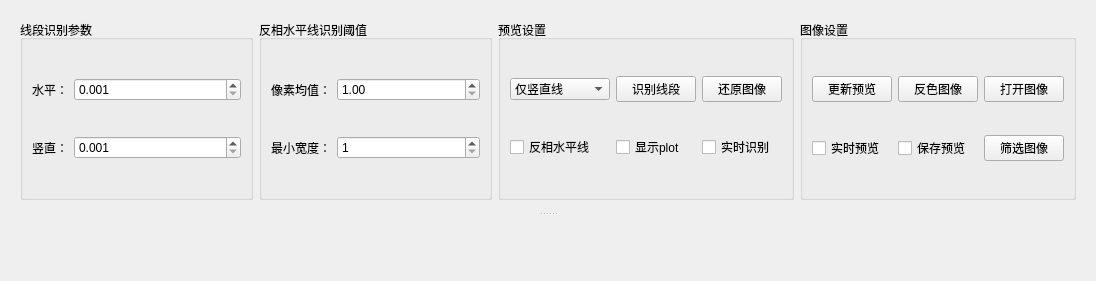
<?xml version="1.0" encoding="UTF-8"?>
<ui version="4.0">
 <class>TabPreview</class>
 <widget class="QWidget" name="TabPreview">
  <property name="geometry">
   <rect>
    <x>0</x>
    <y>0</y>
    <width>1096</width>
    <height>281</height>
   </rect>
  </property>
  <property name="windowTitle">
   <string>Form</string>
  </property>
  <layout class="QVBoxLayout" name="verticalLayout">
   <item>
    <widget class="QSplitter" name="splitter">
     <property name="orientation">
      <enum>Qt::Orientation::Vertical</enum>
     </property>
     <property name="handleWidth">
      <number>10</number>
     </property>
     <property name="childrenCollapsible">
      <bool>false</bool>
     </property>
     <widget class="QFrame" name="gridFrame">
      <property name="sizePolicy">
       <sizepolicy hsizetype="Preferred" vsizetype="Maximum">
        <horstretch>0</horstretch>
        <verstretch>0</verstretch>
       </sizepolicy>
      </property>
      <layout class="QHBoxLayout" name="horizontalLayout_2">
       <item>
        <widget class="QGroupBox" name="groupBox_detect_coefficients">
         <property name="sizePolicy">
          <sizepolicy hsizetype="Preferred" vsizetype="Preferred">
           <horstretch>0</horstretch>
           <verstretch>0</verstretch>
          </sizepolicy>
         </property>
         <property name="title">
          <string>线段识别参数</string>
         </property>
         <property name="flat">
          <bool>false</bool>
         </property>
         <layout class="QGridLayout" name="gridLayout">
          <item row="1" column="1">
           <widget class="QDoubleSpinBox" name="doubleSpinBox_detect_coefficient_vertical">
            <property name="sizePolicy">
             <sizepolicy hsizetype="Minimum" vsizetype="Fixed">
              <horstretch>0</horstretch>
              <verstretch>0</verstretch>
             </sizepolicy>
            </property>
            <property name="decimals">
             <number>3</number>
            </property>
            <property name="minimum">
             <double>0.001000000000000</double>
            </property>
            <property name="maximum">
             <double>1.000000000000000</double>
            </property>
            <property name="singleStep">
             <double>0.010000000000000</double>
            </property>
           </widget>
          </item>
          <item row="0" column="1">
           <widget class="QDoubleSpinBox" name="doubleSpinBox_detect_coefficient_horizontal">
            <property name="sizePolicy">
             <sizepolicy hsizetype="Minimum" vsizetype="Fixed">
              <horstretch>0</horstretch>
              <verstretch>0</verstretch>
             </sizepolicy>
            </property>
            <property name="decimals">
             <number>3</number>
            </property>
            <property name="minimum">
             <double>0.001000000000000</double>
            </property>
            <property name="maximum">
             <double>1.000000000000000</double>
            </property>
            <property name="singleStep">
             <double>0.010000000000000</double>
            </property>
           </widget>
          </item>
          <item row="1" column="0">
           <widget class="QLabel" name="label_detect_coefficient_vertical">
            <property name="sizePolicy">
             <sizepolicy hsizetype="Fixed" vsizetype="Preferred">
              <horstretch>0</horstretch>
              <verstretch>0</verstretch>
             </sizepolicy>
            </property>
            <property name="minimumSize">
             <size>
              <width>0</width>
              <height>0</height>
             </size>
            </property>
            <property name="text">
             <string>竖直：</string>
            </property>
            <property name="alignment">
             <set>Qt::AlignmentFlag::AlignRight|Qt::AlignmentFlag::AlignTrailing|Qt::AlignmentFlag::AlignVCenter</set>
            </property>
           </widget>
          </item>
          <item row="0" column="0">
           <widget class="QLabel" name="label_detect_coefficient_horizontal">
            <property name="sizePolicy">
             <sizepolicy hsizetype="Fixed" vsizetype="Preferred">
              <horstretch>0</horstretch>
              <verstretch>0</verstretch>
             </sizepolicy>
            </property>
            <property name="minimumSize">
             <size>
              <width>0</width>
              <height>0</height>
             </size>
            </property>
            <property name="text">
             <string>水平：</string>
            </property>
            <property name="alignment">
             <set>Qt::AlignmentFlag::AlignRight|Qt::AlignmentFlag::AlignTrailing|Qt::AlignmentFlag::AlignVCenter</set>
            </property>
           </widget>
          </item>
         </layout>
        </widget>
       </item>
       <item>
        <widget class="QGroupBox" name="groupBox_3">
         <property name="title">
          <string>反相水平线识别阈值</string>
         </property>
         <layout class="QGridLayout" name="gridLayout_4">
          <item row="0" column="1">
           <widget class="QDoubleSpinBox" name="doubleSpinBox_h_reverse_pixel_threshold">
            <property name="sizePolicy">
             <sizepolicy hsizetype="Minimum" vsizetype="Fixed">
              <horstretch>0</horstretch>
              <verstretch>0</verstretch>
             </sizepolicy>
            </property>
            <property name="decimals">
             <number>2</number>
            </property>
            <property name="minimum">
             <double>1.000000000000000</double>
            </property>
            <property name="maximum">
             <double>255.000000000000000</double>
            </property>
            <property name="singleStep">
             <double>0.100000000000000</double>
            </property>
           </widget>
          </item>
          <item row="2" column="0">
           <widget class="QLabel" name="label_detect_coefficient_horizontal_3">
            <property name="sizePolicy">
             <sizepolicy hsizetype="Fixed" vsizetype="Preferred">
              <horstretch>0</horstretch>
              <verstretch>0</verstretch>
             </sizepolicy>
            </property>
            <property name="minimumSize">
             <size>
              <width>0</width>
              <height>0</height>
             </size>
            </property>
            <property name="text">
             <string>最小宽度：</string>
            </property>
            <property name="alignment">
             <set>Qt::AlignmentFlag::AlignRight|Qt::AlignmentFlag::AlignTrailing|Qt::AlignmentFlag::AlignVCenter</set>
            </property>
           </widget>
          </item>
          <item row="0" column="0">
           <widget class="QLabel" name="label_detect_coefficient_horizontal_2">
            <property name="sizePolicy">
             <sizepolicy hsizetype="Fixed" vsizetype="Preferred">
              <horstretch>0</horstretch>
              <verstretch>0</verstretch>
             </sizepolicy>
            </property>
            <property name="minimumSize">
             <size>
              <width>0</width>
              <height>0</height>
             </size>
            </property>
            <property name="text">
             <string>像素均值：</string>
            </property>
            <property name="alignment">
             <set>Qt::AlignmentFlag::AlignRight|Qt::AlignmentFlag::AlignTrailing|Qt::AlignmentFlag::AlignVCenter</set>
            </property>
           </widget>
          </item>
          <item row="2" column="1">
           <widget class="QSpinBox" name="spinBox_h_reverse_thickness_threshold">
            <property name="minimum">
             <number>1</number>
            </property>
            <property name="maximum">
             <number>500</number>
            </property>
           </widget>
          </item>
         </layout>
        </widget>
       </item>
       <item>
        <widget class="QGroupBox" name="groupBox_2">
         <property name="sizePolicy">
          <sizepolicy hsizetype="Fixed" vsizetype="Preferred">
           <horstretch>0</horstretch>
           <verstretch>0</verstretch>
          </sizepolicy>
         </property>
         <property name="title">
          <string>预览设置</string>
         </property>
         <property name="flat">
          <bool>false</bool>
         </property>
         <layout class="QGridLayout" name="gridLayout_2">
          <item row="1" column="1">
           <widget class="QCheckBox" name="checkBox_show_plot">
            <property name="sizePolicy">
             <sizepolicy hsizetype="Minimum" vsizetype="Fixed">
              <horstretch>0</horstretch>
              <verstretch>0</verstretch>
             </sizepolicy>
            </property>
            <property name="text">
             <string>显示plot</string>
            </property>
           </widget>
          </item>
          <item row="1" column="2">
           <widget class="QCheckBox" name="checkBox_live_detect">
            <property name="sizePolicy">
             <sizepolicy hsizetype="Minimum" vsizetype="Fixed">
              <horstretch>0</horstretch>
              <verstretch>0</verstretch>
             </sizepolicy>
            </property>
            <property name="text">
             <string>实时识别</string>
            </property>
           </widget>
          </item>
          <item row="1" column="0">
           <widget class="QCheckBox" name="checkBox_reverse_horizontal">
            <property name="text">
             <string>反相水平线</string>
            </property>
           </widget>
          </item>
          <item row="0" column="0">
           <widget class="QComboBox" name="comboBox_line_type">
            <property name="sizePolicy">
             <sizepolicy hsizetype="Preferred" vsizetype="Fixed">
              <horstretch>0</horstretch>
              <verstretch>0</verstretch>
             </sizepolicy>
            </property>
            <property name="minimumSize">
             <size>
              <width>100</width>
              <height>0</height>
             </size>
            </property>
            <item>
             <property name="text">
              <string>仅竖直线</string>
             </property>
            </item>
            <item>
             <property name="text">
              <string>仅水平线</string>
             </property>
            </item>
            <item>
             <property name="text">
              <string>所有线段</string>
             </property>
            </item>
           </widget>
          </item>
          <item row="0" column="1">
           <widget class="QPushButton" name="pushButton_detect_lines">
            <property name="sizePolicy">
             <sizepolicy hsizetype="Minimum" vsizetype="Fixed">
              <horstretch>0</horstretch>
              <verstretch>0</verstretch>
             </sizepolicy>
            </property>
            <property name="text">
             <string>识别线段</string>
            </property>
           </widget>
          </item>
          <item row="0" column="2">
           <widget class="QPushButton" name="pushButton_clear_lines">
            <property name="sizePolicy">
             <sizepolicy hsizetype="Minimum" vsizetype="Fixed">
              <horstretch>0</horstretch>
              <verstretch>0</verstretch>
             </sizepolicy>
            </property>
            <property name="text">
             <string>还原图像</string>
            </property>
           </widget>
          </item>
         </layout>
        </widget>
       </item>
       <item>
        <widget class="QGroupBox" name="groupBox">
         <property name="sizePolicy">
          <sizepolicy hsizetype="Fixed" vsizetype="Preferred">
           <horstretch>0</horstretch>
           <verstretch>0</verstretch>
          </sizepolicy>
         </property>
         <property name="title">
          <string>图像设置</string>
         </property>
         <property name="flat">
          <bool>false</bool>
         </property>
         <layout class="QGridLayout" name="gridLayout_3">
          <item row="1" column="1">
           <widget class="QCheckBox" name="checkBox_live_preview">
            <property name="sizePolicy">
             <sizepolicy hsizetype="Minimum" vsizetype="Fixed">
              <horstretch>0</horstretch>
              <verstretch>0</verstretch>
             </sizepolicy>
            </property>
            <property name="text">
             <string>实时预览</string>
            </property>
           </widget>
          </item>
          <item row="0" column="1">
           <widget class="QPushButton" name="pushButton_update_image">
            <property name="sizePolicy">
             <sizepolicy hsizetype="Minimum" vsizetype="Fixed">
              <horstretch>0</horstretch>
              <verstretch>0</verstretch>
             </sizepolicy>
            </property>
            <property name="text">
             <string>更新预览</string>
            </property>
           </widget>
          </item>
          <item row="1" column="2">
           <widget class="QCheckBox" name="checkBox_save_preview">
            <property name="sizePolicy">
             <sizepolicy hsizetype="Minimum" vsizetype="Fixed">
              <horstretch>0</horstretch>
              <verstretch>0</verstretch>
             </sizepolicy>
            </property>
            <property name="text">
             <string>保存预览</string>
            </property>
           </widget>
          </item>
          <item row="1" column="3">
           <widget class="QPushButton" name="pushButton_glob_image">
            <property name="sizePolicy">
             <sizepolicy hsizetype="Minimum" vsizetype="Fixed">
              <horstretch>0</horstretch>
              <verstretch>0</verstretch>
             </sizepolicy>
            </property>
            <property name="text">
             <string>筛选图像</string>
            </property>
           </widget>
          </item>
          <item row="0" column="2">
           <widget class="QPushButton" name="pushButton_reverse_image">
            <property name="sizePolicy">
             <sizepolicy hsizetype="Minimum" vsizetype="Fixed">
              <horstretch>0</horstretch>
              <verstretch>0</verstretch>
             </sizepolicy>
            </property>
            <property name="text">
             <string>反色图像</string>
            </property>
           </widget>
          </item>
          <item row="0" column="3">
           <widget class="QPushButton" name="pushButton_open_image">
            <property name="sizePolicy">
             <sizepolicy hsizetype="Minimum" vsizetype="Fixed">
              <horstretch>0</horstretch>
              <verstretch>0</verstretch>
             </sizepolicy>
            </property>
            <property name="text">
             <string>打开图像</string>
            </property>
           </widget>
          </item>
         </layout>
        </widget>
       </item>
      </layout>
     </widget>
     <widget class="ImageViewer" name="ImageViewer" native="true"/>
    </widget>
   </item>
  </layout>
 </widget>
 <customwidgets>
  <customwidget>
   <class>ImageViewer</class>
   <extends>QWidget</extends>
   <header>..widgets.ImageViewer</header>
   <container>1</container>
  </customwidget>
 </customwidgets>
 <resources/>
 <connections/>
</ui>
